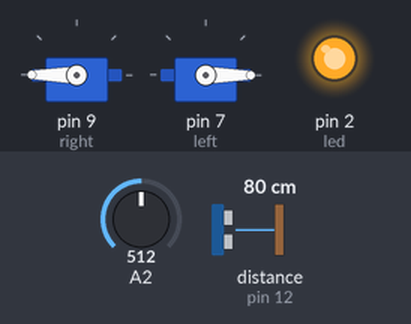
The sketch below on a simulated Arduino Uno, built with avr-gcc and run on an emulated ATmega328P. Shown: 2 × servo, output pins drawn as LEDs (lit = HIGH). Wiring (inferred from the names in the program): ultrasonic range finder: trigger pin 11; echo pin 12. Inputs (shaded band) come from the test bench; at power-on: A2 = 512, distance to the obstacle (sensor on pin 12) 80 cm. The echo pulse lasts 58.3 µs per cm; pins used as bus, display or sensor lines are not drawn; what the sketch prints to the serial monitor is not drawn.

Above: at 1.2 s.
1.3 s: A2 set to 417
2.8 s: A2 set to 392
At 3.7 s:
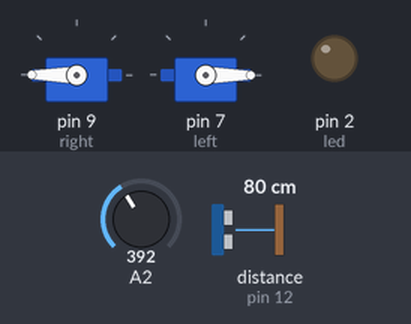
7.3 s: A2 set to 410
At 8.3 s:
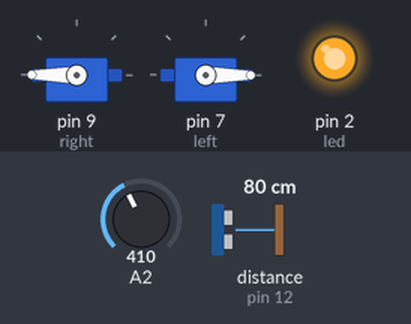
8.8 s: A2 set to 390
At 10.0 s:
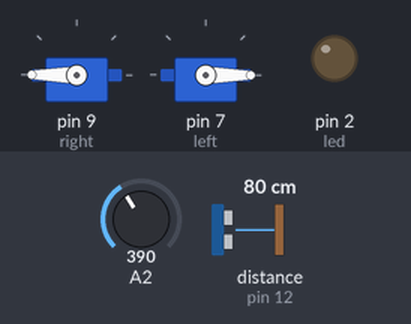
Timing chart, 0 to 11.8 s (numbered marks = the images above; inputs shaded):
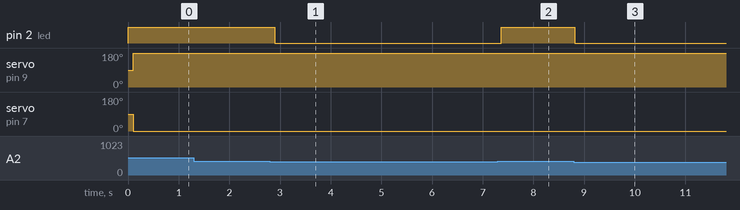

Measured:
- the behaviour switches between 400 and 399 on A2 (found by bisection; images 0 and 1)
- after the input at 1.3 s, every drawn part: stays the same
- after the input at 2.8 s, pin 2 (led): HIGH → LOW after 0.10 s
- after the input at 7.3 s, pin 2 (led): LOW → HIGH after 0.07 s
- after the input at 8.8 s, pin 2 (led): HIGH → LOW at once

The sketch:

Robot_test.ino
```cpp
#include <Servo.h>

Servo right;  // create servo object to control a servo
Servo left;

const int trigPin = 11; // sets trigPin @pin 11
const int echoPin = 12; // sets echoPin @pin 12

int pos = 0;


int led = 2;

void setup()
{
  Serial.begin(9600);
  pinMode(trigPin, OUTPUT);
  pinMode(echoPin, INPUT);

  right.attach(9); // attaches the servo on pin 9 to the servo
  left.attach(7); // attaches the servo on pin 7 to the servo

  // initialize serial communication at 9600 bits per second:
  Serial.begin(9600);
  pinMode(led, OUTPUT);
}

void loop()
{

  int sensorValue = analogRead(A2); // read the input on analog pin 0:

  if (sensorValue> 400) {
  digitalWrite(led, HIGH);
  }

  if (sensorValue< 400) {
    digitalWrite(led, LOW);
  }

  /*
  // FIRST HALL
  for(pos = 0; pos <= 300; pos += 1) // goes from 0 degrees to 180 degrees
  {                                  // in steps of 1 degree
    right.write(180);              // tell servo to go to position in variable 'pos'
    left.write(0);              // tell servo to go to position in variable 'pos'
    delay(15);                       // waits 15ms for the servo to reach the position
  }

  // FIRST TURN
  for(pos = 0; pos <=60; pos += 1)     // goes from 180 degrees to 0 degrees
  {
    left.write(0);              // tell servo to go to position in variable 'pos'
    right.write(90);              // tell servo to go to position in variable 'pos'
    delay(15);                       // waits 15ms for the servo to reach the position
  }

  // SECOND HALL
  for(pos = 0; pos <=200; pos += 1)     // goes from 180 degrees to 0 degrees
  {
    left.write(0);              // tell servo to go to position in variable 'pos'
    right.write(180);              // tell servo to go to position in variable 'pos'
    delay(15);                       // waits 15ms for the servo to reach the position
  }

  // SECOND TURN
  for(pos = 0; pos <=60; pos += 1)     // goes from 180 degrees to 0 degrees
  {
    left.write(90);              // tell servo to go to position in variable 'pos'
    right.write(180);              // tell servo to go to position in variable 'pos'
    delay(15);                       // waits 15ms for the servo to reach the position
  }

  // THIRD HALL
  for(pos = 0; pos <= 300; pos += 1) // goes from 0 degrees to 180 degrees
  {                                  // in steps of 1 degree
    right.write(180);              // tell servo to go to position in variable 'pos'
    left.write(0);              // tell servo to go to position in variable 'pos'
    delay(15);                       // waits 15ms for the servo to reach the position
  }


  // THIRD TURN
  for(pos = 0; pos <=60; pos += 1)     // goes from 180 degrees to 0 degrees
  {
    left.write(90);              // tell servo to go to position in variable 'pos'
    right.write(180);              // tell servo to go to position in variable 'pos'
    delay(15);                       // waits 15ms for the servo to reach the position
  }
  */

  if (sensorValue> 400) {
  digitalWrite(led, HIGH);
  }

  if (sensorValue< 400) {
    digitalWrite(led, LOW);
  }

  for(pos = 0; pos <= 180; pos += 1) // goes from 0 degrees to 180 degrees
  {
  Serial.print("Sensor Starting, ");
  long duration, inches, cm;
  digitalWrite(trigPin, LOW);
  delayMicroseconds(2);
  digitalWrite(trigPin, HIGH);
  delayMicroseconds(5);
  digitalWrite(trigPin, LOW);
  duration = pulseIn(echoPin, HIGH);

  inches = microsecondsToInches(duration);
  cm = microsecondsToCentimeters(duration);

  Serial.print(inches);
  Serial.print("in, ");
  Serial.print(cm);
  Serial.print("cm");
  Serial.println();

  delay(100);

    right.write(180);              // tell servo to go to position in variable 'pos'
    left.write(0);              // tell servo to go to position in variable 'pos'
    delay(15);                       // waits 15ms for the servo to reach the position


  int sensorValue = analogRead(A2); // read the input on analog pin 0:

  if (sensorValue> 400) {
  digitalWrite(led, HIGH);
  }

  if (sensorValue< 400) {
    digitalWrite(led, LOW);
  }

}

loop; exit(0);

}


long microsecondsToInches(long microseconds) {
  return microseconds / 74 / 2;
}

long microsecondsToCentimeters(long microseconds) {
  return microseconds / 29 / 2;
}
```
